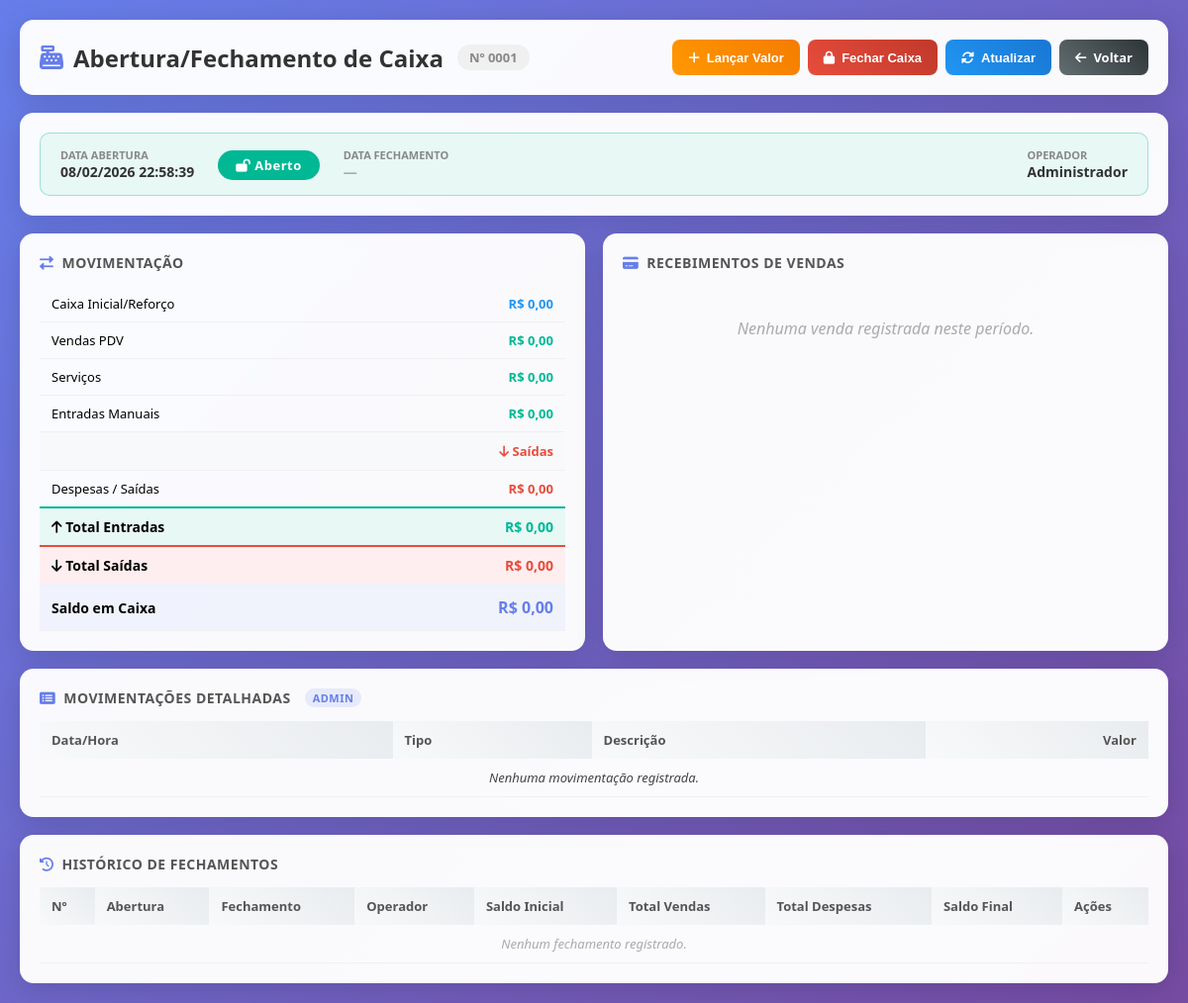
The page /modules/cashflow/index.php (signed in) on the database its author committed.
### tables this page shows
CREATE TABLE `cash_register` (
  `id` int(11) NOT NULL AUTO_INCREMENT,
  `user_id` int(11) NOT NULL,
  `opening_date` datetime NOT NULL,
  `closing_date` datetime DEFAULT NULL,
  `opening_balance` decimal(10,2) NOT NULL DEFAULT 0.00,
  `closing_balance` decimal(10,2) DEFAULT NULL,
  `total_sales` decimal(10,2) DEFAULT 0.00,
  `total_expenses` decimal(10,2) DEFAULT 0.00,
  `total_cash` decimal(10,2) DEFAULT 0.00,
  `total_pix` decimal(10,2) DEFAULT 0.00,
  `total_debit_card` decimal(10,2) DEFAULT 0.00,
  `total_credit_card` decimal(10,2) DEFAULT 0.00,
  `observations` text DEFAULT NULL,
  `status` enum('open','closed') DEFAULT 'open',
  `created_at` timestamp NULL DEFAULT current_timestamp(),
  `updated_at` timestamp NULL DEFAULT current_timestamp() ON UPDATE current_timestamp(),
  PRIMARY KEY (`id`),
  KEY `user_id` (`user_id`),
  CONSTRAINT `cash_register_ibfk_1` FOREIGN KEY (`user_id`) REFERENCES `users` (`id`)
);

### modules/cashflow/index.php (the view, shortened to what this page needs)
<?php
require_once('../../config/database.php');
$conn = $database->getConnection();
$isAdmin = ($_SESSION['user_role'] ?? '') === 'admin';
$stmt = $conn->prepare("SELECT * FROM cash_register WHERE user_id=? AND status='open' ORDER BY opening_date DESC LIMIT 1");
$stmt->execute([$_SESSION['user_id']]);
$reg = $stmt->fetch(PDO::FETCH_ASSOC);
$movements = [];
$total_entries = 0;
$total_exits   = 0;
$current_balance = $reg ? $reg['opening_balance'] : 0;
$payment_breakdown = [];
if ($reg) {
    $stmt = $conn->prepare("SELECT cf.*, u.name as user_name FROM cash_flow cf LEFT JOIN users u ON cf.user_id=u.id WHERE cf.created_at>=? ORDER BY cf.created_at DESC");
    $stmt->execute([$reg['opening_date']]);
    $movements = $stmt->fetchAll(PDO::FETCH_ASSOC);
    $current_balance = $reg['opening_balance'] + $total_entries - $total_exits;
    $movements = array_values(array_filter($movements, fn($m) => !in_array($m['type'], ['opening','closing'])));
    $stmt = $conn->prepare("SELECT s.payment_method, COUNT(*) as qty, SUM(s.final_amount) as total FROM sales s WHERE s.status='completed' AND s.created_at>=? GROUP BY s.payment_method ORDER BY total DESC");
    $stmt->execute([$reg['opening_date']]);
    $payment_breakdown = $stmt->fetchAll(PDO::FETCH_ASSOC);
}
if ($isAdmin) {
    $stmt = $conn->prepare("SELECT cr.*, u.name as user_name FROM cash_register cr LEFT JOIN users u ON cr.user_id=u.id WHERE cr.status='closed' ORDER BY cr.closing_date DESC LIMIT 30");
    $stmt->execute();
} else {
    $stmt = $conn->prepare("SELECT cr.*, u.name as user_name FROM cash_register cr LEFT JOIN users u ON cr.user_id=u.id WHERE cr.user_id=? AND cr.status='closed' ORDER BY cr.closing_date DESC LIMIT 30");
    $stmt->execute([$_SESSION['user_id']]);
}
$history = $stmt->fetchAll(PDO::FETCH_ASSOC);
function fmtMoney($v){ return 'R$ '.number_format($v,2,',','.'); }
?>
<!DOCTYPE html>
<html lang="pt-BR">
<head>
<link href="https://cdnjs.cloudflare.com/ajax/libs/font-awesome/6.0.0/css/all.min.css" rel="stylesheet">
</head>
<body>
<div class="wrap">
    <div class="card top-header">
        <div style="display:flex;align-items:center;gap:14px;">
            <h1><i class="fas fa-cash-register" style="color:#667eea;"></i> Abertura/Fechamento de Caixa</h1>
            <?php if ($reg): ?>
                <span class="ctrl-num">Nº <?= str_pad($reg['id'],4,'0',STR_PAD_LEFT) ?></span>
            <?php endif; ?>
        </div>
        <div class="btn-bar">
            <?php if (!$reg): ?>
                <button class="btn btn-green" onclick="openModal('mdOpen')"><i class="fas fa-unlock"></i> Abrir Novo Caixa</button>
            <?php else: ?>
                <button class="btn btn-orange" onclick="openModal('mdMovement')"><i class="fas fa-plus"></i> Lançar Valor</button>
                <button class="btn btn-red"    onclick="openModal('mdClose')"><i class="fas fa-lock"></i> Fechar Caixa</button>
            <?php endif; ?>
            <button class="btn btn-blue" onclick="location.reload()"><i class="fas fa-sync-alt"></i> Atualizar</button>
            <a href="../../index.php" class="btn btn-gray"><i class="fas fa-arrow-left"></i> Voltar</a>
        </div>
    </div>
    <div class="card">
        <?php if ($reg): ?>
        <div class="status-bar open">
            <div class="status-info">
                <small>Data Abertura</small>
                <strong><?= date('d/m/Y H:i:s', strtotime($reg['opening_date'])) ?></strong>
            </div>
            <div>
                <span class="situacao-badge open"><i class="fas fa-lock-open"></i> Aberto</span>
            </div>
            <div class="status-info">
                <small>Data Fechamento</small>
                <strong style="color:#aaa;">—</strong>
            </div>
            <div class="status-info" style="margin-left:auto;">
                <small>Operador</small>
                <strong><?= htmlspecialchars($_SESSION['user_name'] ?? '') ?></strong>
            </div>
        </div>
        <?php else: ?>
        <div class="status-bar none">
            <span class="situacao-badge none"><i class="fas fa-minus-circle"></i> Nenhum caixa registrado</span>
        </div>
        <?php endif; ?>
    </div>
    <?php if ($reg): ?>
    <div class="main-grid">
        <div class="card">
            <div class="section-title"><i class="fas fa-exchange-alt" style="color:#667eea;"></i> Movimentação</div>
            <table class="mov-table">
                <tr>
                    <td>Caixa Inicial/Reforço</td>
                    <td style="color:#2196F3;"><?= fmtMoney($reg['opening_balance']) ?></td>
                </tr>
                <?php
                $manualEntries  = array_sum(array_column(array_filter($movements, fn($m) => $m['type']==='entry'),  'amount'));
                $manualExpenses = array_sum(array_column(array_filter($movements, fn($m) => $m['type']==='expense'), 'amount'));
                $salesTotal     = array_sum(array_column(array_filter($movements, fn($m) => $m['type']==='sale'),    'amount'));
                $serviceTotal   = array_sum(array_column(array_filter($movements, fn($m) => $m['type']==='service'),'amount'));
                ?>
                <tr><td>Vendas PDV</td><td style="color:#00b894;"><?= fmtMoney($salesTotal) ?></td></tr>
                <tr><td>Serviços</td><td style="color:#00b894;"><?= fmtMoney($serviceTotal) ?></td></tr>
                <tr><td>Entradas Manuais</td><td style="color:#00b894;"><?= fmtMoney($manualEntries) ?></td></tr>
                <tr class="sep"><td colspan="2" style="color:#e74c3c;"><i class="fas fa-arrow-down"></i> Saídas</td></tr>
                <tr><td>Despesas / Saídas</td><td style="color:#e74c3c;"><?= fmtMoney($manualExpenses) ?></td></tr>
                <tr class="mov-total">
                    <td><i class="fas fa-arrow-up"></i> Total Entradas</td>
                    <td style="color:#00b894;"><?= fmtMoney($total_entries) ?></td>
                </tr>
                <tr class="mov-total red">
                    <td><i class="fas fa-arrow-down"></i> Total Saídas</td>
                    <td style="color:#e74c3c;"><?= fmtMoney($total_exits) ?></td>
                </tr>
                <tr style="background:#667eea10;">
                    <td style="font-weight:700;font-size:14px;padding:12px;">Saldo em Caixa</td>
                    <td style="font-weight:700;font-size:16px;color:#667eea;padding:12px;"><?= fmtMoney($current_balance) ?></td>
                </tr>
            </table>
        </div>
        <div class="card">
            <div class="section-title"><i class="fas fa-credit-card" style="color:#667eea;"></i> Recebimentos de Vendas</div>
            <?php if (empty($payment_breakdown)): ?>
                <p class="empty">Nenhuma venda registrada neste período.</p>
            <?php endif; ?>
        </div>
    </div>
    <?php if ($isAdmin): ?>
    <div class="card">
        <div class="section-title"><i class="fas fa-list-alt" style="color:#667eea;"></i> Movimentações Detalhadas <span style="font-size:11px;background:#667eea22;color:#667eea;padding:2px 8px;border-radius:10px;margin-left:6px;">Admin</span></div>
        <table class="tbl" id="movTbl">
            <thead>
                <tr><th>Data/Hora</th><th>Tipo</th><th>Descrição</th><th style="text-align:right;">Valor</th></tr>
            </thead>
            <tbody id="movTblBody">
            </tbody>
        </table>
    </div>
    <?php endif; ?>
    <?php endif; ?>
    <div class="card">
        <div class="section-title"><i class="fas fa-history" style="color:#667eea;"></i> Histórico de Fechamentos</div>
        <table class="hist-tbl">
            <thead>
                <tr>
                    <th>Nº</th>
                    <th>Abertura</th>
                    <th>Fechamento</th>
                    <?php if($isAdmin): ?><th>Operador</th><?php endif; ?>
                    <th>Saldo Inicial</th>
                    <th>Total Vendas</th>
                    <th>Total Despesas</th>
                    <th>Saldo Final</th>
                    <?php if($isAdmin): ?><th>Ações</th><?php endif; ?>
                </tr>
            </thead>
            <tbody>
                <?php if (empty($history)): ?>
                    <tr><td colspan="9" class="empty">Nenhum fechamento registrado.</td></tr>
                <?php else: foreach ($history as $h): ?>
                <tr>
                    <td><strong><?= str_pad($h['id'],4,'0',STR_PAD_LEFT) ?></strong></td>
                    <td><?= date('d/m/Y H:i', strtotime($h['opening_date'])) ?></td>
                    <td><?= date('d/m/Y H:i', strtotime($h['closing_date'])) ?></td>
                    <?php if($isAdmin): ?><td><?= htmlspecialchars($h['user_name']) ?></td><?php endif; ?>
                    <td><?= fmtMoney($h['opening_balance']) ?></td>
                    <td style="color:#00b894;font-weight:700;"><?= fmtMoney($h['total_sales']) ?></td>
                    <td style="color:#e74c3c;font-weight:700;"><?= fmtMoney($h['total_expenses']) ?></td>
                    <td style="font-weight:700;"><?= fmtMoney($h['closing_balance']) ?></td>
                    <?php if($isAdmin): ?>
                    <td>
                        <form method="POST" id="rfForm_<?= $h['id'] ?>" onsubmit="return false;">
                            <input type="hidden" name="action" value="reopen">
                            <input type="hidden" name="register_id" value="<?= $h['id'] ?>">
                            <button type="button" class="btn btn-sm btn-orange" title="Reabrir" onclick="showConfirm('Reabrir o caixa Nº <?= str_pad($h['id'],4,'0',STR_PAD_LEFT) ?>?','Reabrir Caixa','Reabrir','Cancelar','warning').then(ok=>{if(ok)document.getElementById('rfForm_<?= $h['id'] ?>').submit();})">
                                <i class="fas fa-lock-open"></i> Reabrir
                            </button>
                        </form>
                    </td>
                    <?php endif; ?>
                </tr>
                <?php endforeach; endif; ?>
            </tbody>
        </table>
    </div>
</div>
</body>
</html>

### modules/cashflow/index.php (style rules this page uses)
* { box-sizing:border-box;margin:0;padding:0; }
body { font-family:'Segoe UI',Tahoma,sans-serif;background:linear-gradient(135deg,#667eea,#764ba2);padding:20px;min-height:100vh; }
.wrap { max-width:1300px;margin:auto;display:flex;flex-direction:column;gap:18px; }
.card { background:rgba(255,255,255,0.97);border-radius:14px;box-shadow:0 6px 28px rgba(0,0,0,0.13);padding:20px; }
.top-header { display:flex;justify-content:space-between;align-items:center;flex-wrap:wrap;gap:12px; }
.top-header h1 { font-size:1.5rem;display:flex;align-items:center;gap:10px;color:#333; }
.ctrl-num { font-size:13px;color:#888;font-weight:600;background:#f0f0f0;padding:4px 12px;border-radius:20px; }
.btn-bar { display:flex;gap:8px;flex-wrap:wrap; }
.btn { border:none;border-radius:8px;padding:9px 16px;color:#fff;font-weight:600;font-size:13px;cursor:pointer;display:inline-flex;align-items:center;gap:7px;transition:all .25s;text-decoration:none; }
.btn-blue { background:linear-gradient(45deg,#2196F3,#1976D2); }
.btn-red { background:linear-gradient(45deg,#e74c3c,#c0392b); }
.btn-orange { background:linear-gradient(45deg,#FF9800,#F57C00); }
.btn-gray { background:linear-gradient(45deg,#636e72,#2d3436); }
.status-bar { display:flex;align-items:center;gap:24px;flex-wrap:wrap;padding:14px 20px;border-radius:10px; }
.status-bar.open { background:#e8f8f5;border:1.5px solid #00b89455; }
.status-info { display:flex;flex-direction:column; }
.status-info small { font-size:11px;color:#888;font-weight:600;text-transform:uppercase; }
.status-info strong { font-size:14px;color:#333; }
.situacao-badge { padding:6px 18px;border-radius:20px;font-weight:700;font-size:13px;letter-spacing:.5px; }
.situacao-badge.open { background:#00b894;color:#fff; }
.main-grid { display:grid;grid-template-columns:1fr 1fr;gap:18px; }
.section-title { font-size:14px;font-weight:700;color:#555;text-transform:uppercase;letter-spacing:.5px;margin-bottom:14px;display:flex;align-items:center;gap:8px; }
.mov-table { width:100%;border-collapse:collapse; }
.mov-table td { padding:9px 12px;font-size:13px;border-bottom:1px solid #f0f0f0; }
.mov-table td:last-child { text-align:right;font-weight:700; }
.mov-table .sep td { background:#f8f9fa;font-weight:700;font-size:13px;padding:10px 12px; }
.mov-total td { background:#e8f8f5;font-size:14px;font-weight:700;border-top:2px solid #00b894; }
.mov-total.red td { background:#ffeef0;border-top-color:#e74c3c; }
.tbl { width:100%;border-collapse:collapse;font-size:13px; }
.tbl th { background:linear-gradient(45deg,#f8f9fa,#e9ecef);padding:10px 12px;text-align:left;font-weight:700;color:#555; }
.hist-tbl { width:100%;border-collapse:collapse;font-size:13px; }
.hist-tbl th { background:linear-gradient(45deg,#f8f9fa,#e9ecef);padding:10px 12px;text-align:left;font-weight:700;color:#555; }
.hist-tbl td { padding:10px 12px;border-bottom:1px solid #f0f0f0; }
.empty { text-align:center;padding:32px;color:#aaa;font-style:italic; }

### rows shown on the page
cash_register: id "0001", opening_date "08/02/2026 22:58:39", opening_balance "R$ 0,00"

### other values the page prints
$_SESSION['user_name'] "Administrador"
fmtMoney($salesTotal) "R$ 0,00"
fmtMoney($serviceTotal) "R$ 0,00"
fmtMoney($manualEntries) "R$ 0,00"
fmtMoney($manualExpenses) "R$ 0,00"
fmtMoney($total_entries) "R$ 0,00"
fmtMoney($total_exits) "R$ 0,00"
